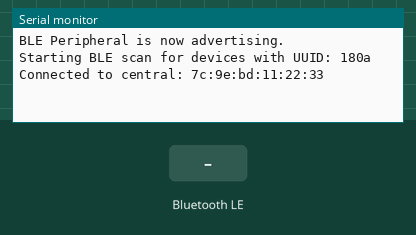
A sketch run on a simulated Arduino Nano 33 IoT. On the bench: the last lines printed to the serial monitor. The inputs (shaded band) are chosen by the test bench. Nothing arrives over Bluetooth unless stated; a phone connects over Bluetooth LE 3 s after start.

Above: at 3.8 s.
3.9 s: Bluetooth LE write "180a" received
At 4.3 s:
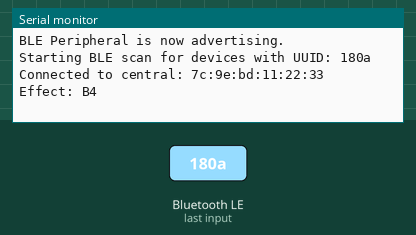
5.4 s: Bluetooth LE write "1" received
At 6.6 s:
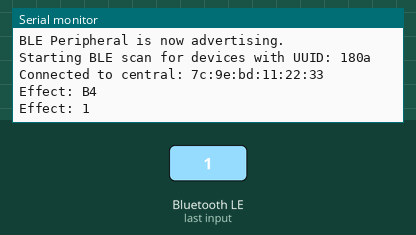

The sketch:

V2_AdvertiseAndSCAN.ino
```cpp
/*
  GDG Arduino LED Strip Tree Controller with BLE Scanning

  This sketch uses the ArduinoBLE library to create a Bluetooth Low Energy (BLE) device
  that controls LED effects through BLE characteristics for color and effect, while also
  scanning for other BLE peripherals advertising a specific UUID (`180a`) and prints
  a message when such a device is detected.

  Author: Leonardo Cavagnis (Modified by OpenAI's ChatGPT)
*/

#include <ArduinoBLE.h>

// Define BLE Service and Characteristics UUIDs for LED Control
#define LED_SERVICE_UUID          "1e03ce00-b8bc-4152-85e2-f096236d2833"
#define LED_COLOR_CHAR_UUID       "1e03ce01-b8bc-4152-85e2-f096236d2833"
#define LED_EFFECT_CHAR_UUID      "1e03ce02-b8bc-4152-85e2-f096236d2833"

// Define UUID to Scan For
#define SCAN_SERVICE_UUID         "180a"  // Example UUID to scan for

// Define LED Effects
#define OFF_EFFECT      0
#define STEADY_EFFECT   1
#define BLINK_EFFECT    2
#define ALTBLINK_EFFECT 3
#define GDG_EFFECT      4

// BLE Service and Characteristics
BLEService            ledService                  (LED_SERVICE_UUID);
BLECharacteristic     ledColorCharacteristic      (LED_COLOR_CHAR_UUID, BLERead | BLEWrite, 3);
BLEByteCharacteristic ledEffectCharacteristic     (LED_EFFECT_CHAR_UUID, BLERead | BLEWrite);

// Variables to store LED states
byte ledColor[3] = {255, 0, 0};  // Initial RGB color
byte prevColor[3] = {255, 0, 0}; // To track previous color state
byte ledEffect = STEADY_EFFECT;

// Variables for Scanning
const int MAX_DEVICES = 10;
BLEDevice discoveredDevices[MAX_DEVICES];
int deviceCount = 0;

// Function Prototypes
void bleCentralDiscoverHandler(BLEDevice peripheral);
void startScanning();

// Flag to track scanning state
bool isScanning = false;

void setup() {
  Serial.begin(9600);
  while (!Serial);

  // Initialize BLE
  if (!BLE.begin()) {
    Serial.println("Starting BLE module failed!");
    while (1);
  }

  // Set up Peripheral Role
  BLE.setLocalName("USER-1");
  BLE.setAdvertisedService(ledService);

  // Add Characteristics to Service
  ledService.addCharacteristic(ledColorCharacteristic);
  ledService.addCharacteristic(ledEffectCharacteristic);

  // Add Service
  BLE.addService(ledService);

  // Set Initial Characteristic Values
  ledColorCharacteristic.writeValue(ledColor, 3);
  ledEffectCharacteristic.writeValue(ledEffect);

  // Start Advertising
  BLE.advertise();

  Serial.println("BLE Peripheral is now advertising.");

  // Set up Central Role for Scanning
  BLE.setEventHandler(BLEDiscovered, bleCentralDiscoverHandler);

  // Start scanning for the specified UUID
  startScanning();
}

void loop() {
  // Handle Peripheral Connections and Characteristics
  BLEDevice central = BLE.central();

  if (central) {
    Serial.print("Connected to central: ");
    Serial.println(central.address());

    while (central.connected()) {
      // Check if LED Color Characteristic was written to
      if (ledColorCharacteristic.written()) {
        if (ledColorCharacteristic.valueLength() == 3) {
          ledColorCharacteristic.readValue(ledColor, 3);

          // Check if the new color is different from the previous color
          if (ledColor[0] != prevColor[0] || ledColor[1] != prevColor[1] || ledColor[2] != prevColor[2]) {
            Serial.print("New Color Set: ");
            Serial.print(ledColor[0], HEX);
            Serial.print(", ");
            Serial.print(ledColor[1], HEX);
            Serial.print(", ");
            Serial.println(ledColor[2], HEX);

            // Update previous color
            prevColor[0] = ledColor[0];
            prevColor[1] = ledColor[1];
            prevColor[2] = ledColor[2];
          }
        }
      }

      // Check if LED Effect Characteristic was written to
      if (ledEffectCharacteristic.written()) {
        ledEffect = ledEffectCharacteristic.value();

        Serial.print("Effect: ");
        Serial.println(ledEffect, HEX);
      }

      // Poll BLE for Peripheral role
      BLE.poll();
    }

    Serial.println("Central disconnected.");
  }

  // Poll BLE for Central role (scanning)
  BLE.poll();
}

// Function to handle BLE scan results
void bleCentralDiscoverHandler(BLEDevice peripheral) {
  // Check if the peripheral advertises the specific service UUID
  if (peripheral.advertisedServiceUuid() == "180a") {
    Serial.println("Emergency vehicle detected!");
    Serial.print("Device Name: ");
    Serial.println(peripheral.localName());
    Serial.print("Device Address: ");
    Serial.println(peripheral.address());

    // Optionally, you can stop scanning after detecting the emergency vehicle
    // BLE.stopScan();
    // isScanning = false;
  }
}


// Function to initiate scanning
void startScanning() {
  deviceCount = 0;
  Serial.println("Starting BLE scan for devices with UUID: " SCAN_SERVICE_UUID);
  BLE.scanForUuid(SCAN_SERVICE_UUID, false); // false to allow duplicates
  isScanning = true;
}
```

Measured:
- after the input at 3.9 s, the serial monitor: prints a new line at once (image 1)
- after the input at 5.4 s, the serial monitor: prints a new line at once (image 2)
